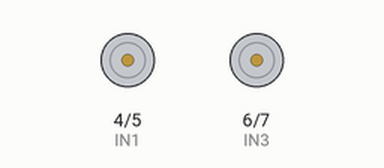
A program run on a simulated Arduino Uno, built with avr-gcc and run on an emulated ATmega328P. On the bench: motor-driver pin pairs drawn as motors (green arrow = first pin HIGH = forward, orange = second pin HIGH = backward, longer = more drive, scaled by the enable pin).

Above: at 1.0 s.
At 7.5 s:
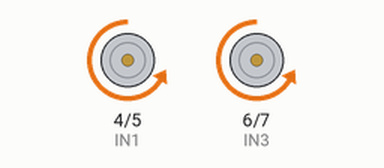
At 10.7 s:
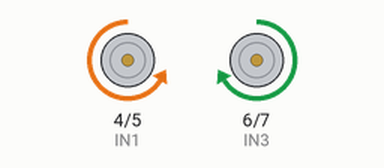
At 20.5 s:
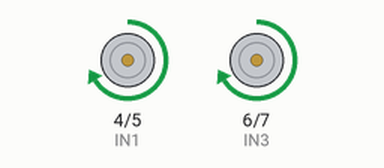
Timing chart, 0 to 22.1 s (numbered marks = the images above):
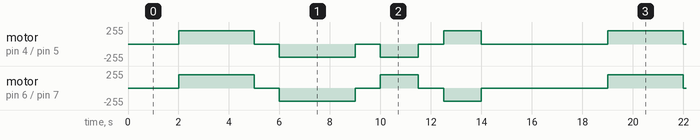

The program:

main.cpp
```cpp
#include <Arduino.h>

enum motion {FORWARD, BACK, LEFT, RIGHT, STAY};

// Left side
const int IN1 = 4;
const int IN2 = 5;
const int ENA = 9;   // PWM

// Right side
const int IN3 = 6;
const int IN4 = 7;
const int ENB = 10;  // PWM

const int TEST_SPEED = 200;  // 0–255

const int DEFAULT_SPEED = 200;  // 0–255

void drive(motion m, int speed);

motion convertCommand(char c);

void setup() {

  //Serial.begin(9600); //uncomment for working model

  pinMode(IN1, OUTPUT);
  pinMode(IN2, OUTPUT);
  pinMode(ENA, OUTPUT);

  pinMode(IN3, OUTPUT);
  pinMode(IN4, OUTPUT);
  pinMode(ENB, OUTPUT);

  drive(STAY, 0);
}

/**
 * Example of python implementation for pi
 *
import serial
import time

ser = serial.Serial('/dev/ttyUSB0', 9600)
time.sleep(2)

ser.write(b'F3000')  # forward 3 seconds
time.sleep(4)

ser.write(b'L800')   # turn left
time.sleep(1)

ser.write(b'S')      # stop
 */
// void loop() { //uncomment for working model

//   if (Serial.available()) {

//     char direction = Serial.read();

//     // If stop command
//     if (direction == 'S') {
//       drive(STAY, 0);
//       return;
//     }

//     // Read movement duration (milliseconds)
//     int duration = Serial.parseInt();

//     motion m = convertCommand(direction);

//     drive(m, DEFAULT_SPEED);

//     delay(duration);

//     drive(STAY, 0);
//   }
// }

void loop() { //testing loop, comment for working model

  // STOP
  drive(STAY, 0);
  delay(2000);

  // FORWARD
  drive(FORWARD, TEST_SPEED);
  delay(3000);

  // STOP
  drive(STAY, 0);
  delay(1000);

  // BACKWARD
  drive(BACK, TEST_SPEED);
  delay(3000);

  // STOP
  drive(STAY, 0);
  delay(1000);

  // TURN LEFT
  drive(LEFT, TEST_SPEED);
  delay(1500);

  // STOP
  drive(STAY, 0);
  delay(1000);

  // TURN RIGHT
  drive(RIGHT, TEST_SPEED);
  delay(1500);

  // STOP
  drive(STAY, 0);
  delay(3000);
}

motion convertCommand(char c) {
  switch (c) {
    case 'F': return FORWARD;
    case 'B': return BACK;
    case 'L': return LEFT;
    case 'R': return RIGHT;
    default:  return STAY;
  }
}

void drive(motion m, int speed) {

  switch (m) {

    case FORWARD:
      digitalWrite(IN1, HIGH);
      digitalWrite(IN2, LOW);
      digitalWrite(IN3, HIGH);
      digitalWrite(IN4, LOW);
      break;

    case BACK:
      digitalWrite(IN1, LOW);
      digitalWrite(IN2, HIGH);
      digitalWrite(IN3, LOW);
      digitalWrite(IN4, HIGH);
      break;

    case LEFT:
      digitalWrite(IN1, LOW);
      digitalWrite(IN2, HIGH);
      digitalWrite(IN3, HIGH);
      digitalWrite(IN4, LOW);
      break;

    case RIGHT:
      digitalWrite(IN1, HIGH);
      digitalWrite(IN2, LOW);
      digitalWrite(IN3, LOW);
      digitalWrite(IN4, HIGH);
      break;

    case STAY:
      digitalWrite(IN1, LOW);
      digitalWrite(IN2, LOW);
      digitalWrite(IN3, LOW);
      digitalWrite(IN4, LOW);
      speed = 0;
      break;
  }

  analogWrite(ENA, speed);
  analogWrite(ENB, speed);
}
```

Measured:
- by itself, motor on pin 4 (IN1) / pin 5 (IN2): repeats every 17.0 s: stopped 1.0 s, backward 200/255 3.0 s, stopped 1.0 s, backward 200/255 1.5 s, stopped 1.0 s, forward 200/255 1.5 s, stopped 5.0 s, forward 200/255 3.0 s
- by itself, motor on pin 6 (IN3) / pin 7 (IN4): repeats every 17.0 s: stopped 1.0 s, backward 200/255 3.0 s, stopped 1.0 s, forward 200/255 1.5 s, stopped 1.0 s, backward 200/255 1.5 s, stopped 5.0 s, forward 200/255 3.0 s
